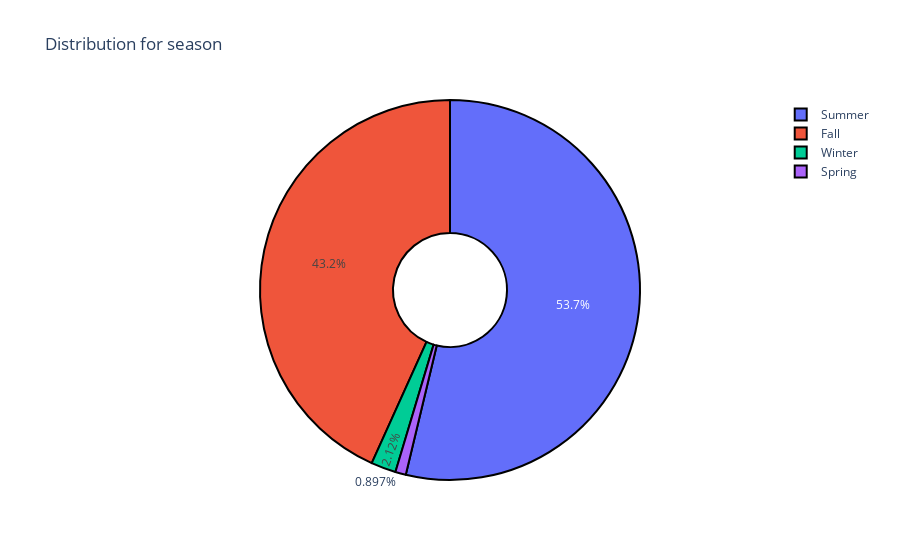

Notebook code cell kept with this figure:
### Code cell
plot_distribution(df['season'])

### Figure 1 — Plotly figure (JSON) as saved in the notebook; plotly's stock layout.template omitted (floating-point values rounded to 4 significant figures)
{"data": [{"hole": 0.3, "labels": ["Summer", "Fall", "Winter", "Spring"], "marker": {"line": {"color": "#000000", "width": 2}}, "type": "pie", "values": [7609, 6123, 300, 127]}], "layout": {"title": {"text": "Distribution for season"}}}
